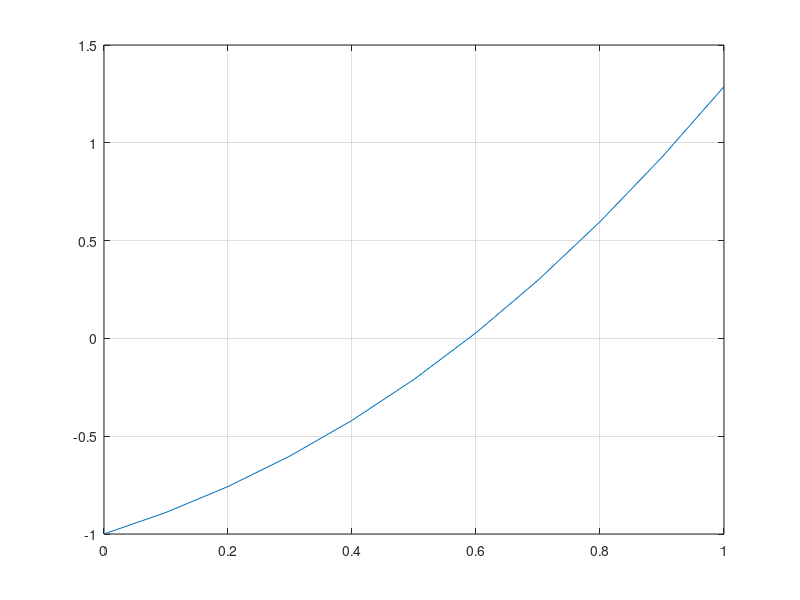

Write the MATLAB code that produced this figure.
function newton
clear 
clc
format long
    function y = f(x)
        y = exp(x).*sin(x) - 1;
    end

    function z = g(x)
        z = exp(x).*sin(x) + exp(x).*cos(x);
    end

    erro = 10^-6;
    x = [0:0.1:1];
    y = f(x);
    
    plot(x,y);
    grid
    hold on
    
    x0 = 1;
    fx = f(x0);
    df = g(x0);

    k = 0;
    while abs(f(x0)) > erro
        df = g(x0);
        fx = f(x0);
        
        xk = x0 - (fx /df); 
        x0 = xk;
        
        %r = derivada + (x1 -x)*funcao;
        
        %plot(r);
        %grid
        %hold on
        k = k + 1;
    end
    x0
    fx
    k
 end